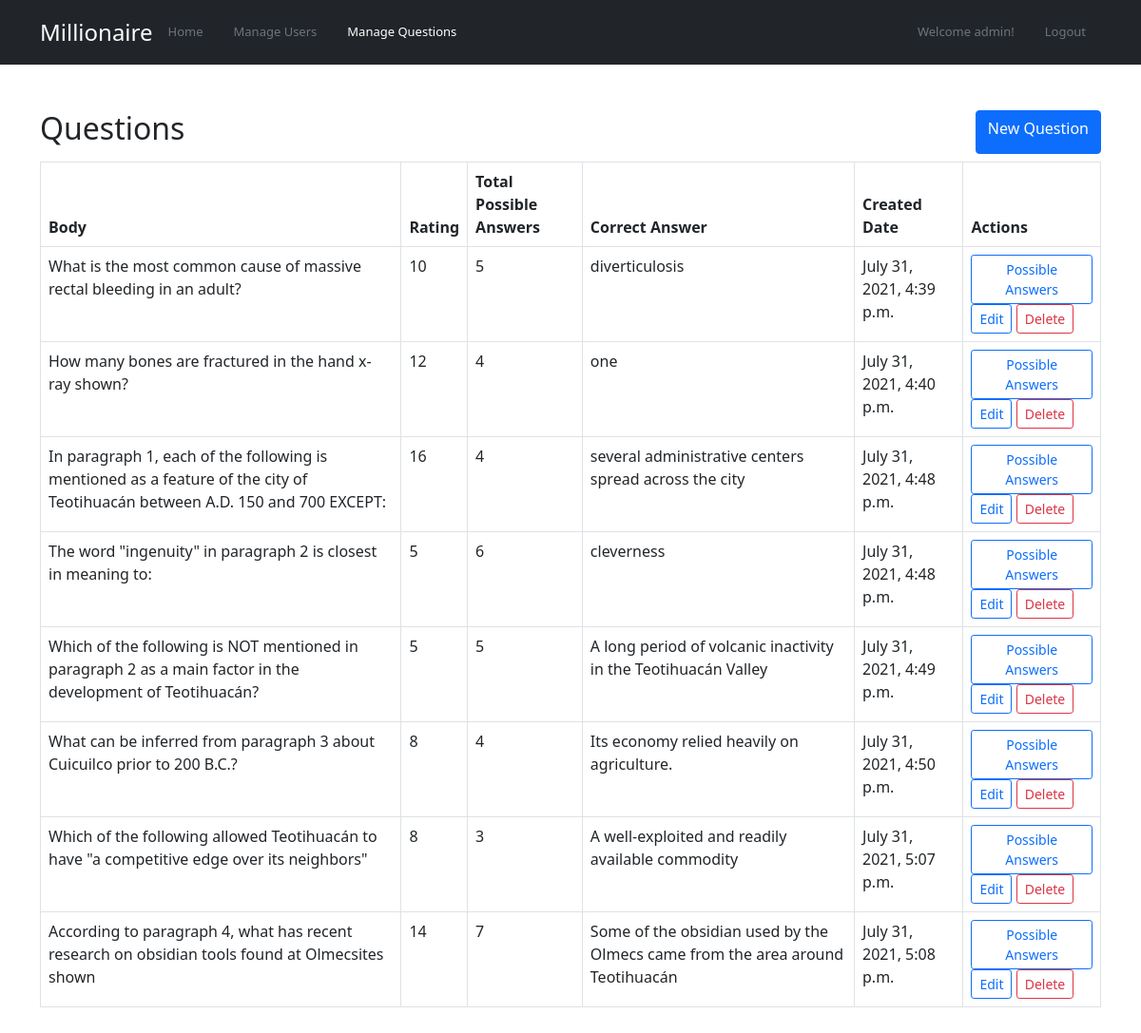
Page /manage/questions/ (signed in) on the committed database.
### question/models.py (models this page shows, shortened)
class Question(models.Model):
    body = models.TextField(_('Question'))
    created_date = models.DateTimeField(auto_now_add=True)
    rating = models.IntegerField(default=5, verbose_name=_('Rating'), validators=[
                                 MaxValueValidator(20), MinValueValidator(5)])

class PossibleAnswer(models.Model):
    body = models.CharField(_('Answer'), max_length=500)
    is_correct = models.BooleanField(default=False)
    question = models.ForeignKey(Question, on_delete=models.CASCADE,
                                 verbose_name=_('Question'), related_name='possible_answers')
    created_date = models.DateTimeField(auto_now_add=True, verbose_name=_('Created Date'))
    def __str__(self):
        return self.body

### question/manage/views.py (the view)
# urls.py: path('questions/', views.question_list, name='question_list'),
@staff_member_required
def question_list(request):
    questions = Question.objects.all()
    for question in questions:
        question.correct_answer = question.possible_answers.filter(is_correct=True).first()
    return render(request, 'question/question_list.html', {'questions': questions})

### question/templates/question/question_list.html
{% extends 'base.html' %}
{% block content %}
<div class="d-flex justify-content-between">
    <h2>Questions</h2>
    <a href="{% url 'question:question_add' %}" class="btn btn-primary">New Question</a>
</div>
<table class="table table-bordered my-2">
    <thead>
        <tr>
            <th>Body</th>
            <th>Rating</th>
            <th>Total Possible Answers</th>
            <th>Correct Answer</th>
            <th>Created Date</th>
            <th>Actions</th>
        </tr>
    </thead>
    <tbody>
        {% for question in questions %}
        <tr>
            <td>{{ question.body}}</td>
            <td>{{ question.rating}}</td>
            <td>{{ question.possible_answers.count }}</td>
            <td>{{ question.correct_answer}}</td>
            <td>{{ question.created_date }}</td>
            <td>
                <a class="btn btn-sm btn btn-outline-primary" href="{% url 'question:question_possible_answer' question.id %}">Possible Answers</a>
                <a class="btn btn-sm btn btn-outline-primary" href="{% url 'question:question_edit' question.id %}">Edit</a>
                <a class="btn btn-sm btn btn-outline-danger" href="{% url 'question:question_delete' question.id %}">Delete</a>
            </td>
        </tr>
        {% empty %}
        <tr>
            <td colspan="6">No data</td>
        </tr>
        {% endfor %}
    </tbody>
</table>
{% endblock %}

### templates/base.html (shortened to what this page needs)
{% load static %}<!DOCTYPE html>
<html lang="en">
  <head>
    <link rel="stylesheet" href="https://cdn.jsdelivr.net/npm/bootstrap@5.0.2/dist/css/bootstrap.min.css">
    <link rel="stylesheet" href="https://pro.fontawesome.com/releases/v5.10.0/css/all.css"/>
  </head>
  <body>
    {% include 'header.html' %}
    <div class="container py-5">
      {% block content %}
      {% endblock %}
    </div>
  </body>
</html>

### templates/header.html (shortened to what this page needs)
<header class="p-3 bg-dark text-white">
  <div class="container">
    <div class="d-flex flex-wrap align-items-center justify-content-center justify-content-lg-start">
      <a href="/" class="d-flex align-items-center mb-2 mb-lg-0 text-white text-decoration-none">
      <span class="fs-4">Millionaire</span>
    </a>
      <ul class="nav col-12 col-lg-auto me-lg-auto mb-2 justify-content-center mb-md-0">
        <li class="nav-item"><a href="{% url 'game:home' %}"
          class="nav-link {% if '/game/' == request.path %}text-white{% else %}text-secondary{% endif %}" aria-current="page">Home</a></li>
        {% if request.user.is_staff %}
        <li class="nav-item"><a href="{% url 'account:user_list' %}"
          class="nav-link {% if '/manage/users/' == request.path %}text-white{% else %}text-secondary{% endif %}" aria-current="page">Manage Users</a></li>
        <li class="nav-item"><a href="{% url 'question:question_list' %}"
          class="nav-link {% if '/manage/questions/' == request.path %}text-white{% else %}text-secondary{% endif %}" aria-current="page">Manage Questions</a></li>
        {% endif %}
      </ul>
      <ul class="nav text-end">
        {% if request.user.is_authenticated %}
        <li class="nav-item"><a class="nav-link text-secondary">Welcome {{request.user.username}}!</a></li>
        <li class="nav-item"><a href="{% url 'account:logout' %}"
          class="nav-link text-secondary" aria-current="page">Logout</a></li>
        {% endif %}
      </ul>
    </div>
  </div>
</header>

### templates/base.html (style rules this page uses)
.nav-item { font-size: small; }

### rows in the picture
Question: body "What is the most common cause of massive rectal bleeding in an adult?", rating "10", possible_answers.count "5", correct_answer "diverticulosis", created_date "July 31, 2021, 4:39 p.m."
Question: body "How many bones are fractured in the hand x-ray shown?", rating "12", possible_answers.count "4", correct_answer "one", created_date "July 31, 2021, 4:40 p.m."
Question: body "In paragraph 1, each of the following is mentioned as a feature of the city of Teotihuacán between A.D. 150 and 700 EXCEPT:", rating "16", possible_answers.count "4", correct_answer "several administrative centers spread across the city", created_date "July 31, 2021, 4:48 p.m."
Question: body "The word \"ingenuity\" in paragraph 2 is closest in meaning to:", rating "5", possible_answers.count "6", correct_answer "cleverness", created_date "July 31, 2021, 4:48 p.m."
Question: body "Which of the following is NOT mentioned in paragraph 2 as a main factor in the development of Teotihuacán?", rating "5", possible_answers.count "5", correct_answer "A long period of volcanic inactivity in the Teotihuacán Valley", created_date "July 31, 2021, 4:49 p.m."
Question: body "What can be inferred from paragraph 3 about Cuicuilco prior to 200 B.C.?", rating "8", possible_answers.count "4", correct_answer "Its economy relied heavily on agriculture.", created_date "July 31, 2021, 4:50 p.m."
Question: body "Which of the following allowed Teotihuacán to have \"a competitive edge over its neighbors\"", rating "8", possible_answers.count "3", correct_answer "A well-exploited and readily available commodity", created_date "July 31, 2021, 5:07 p.m."
Question: body "According to paragraph 4, what has recent research on obsidian tools found at Olmecsites shown", rating "14", possible_answers.count "7", correct_answer "Some of the obsidian used by the Olmecs came from the area around Teotihuacán", created_date "July 31, 2021, 5:08 p.m."

### other values in the picture
{{ request.user.username }} "admin"
